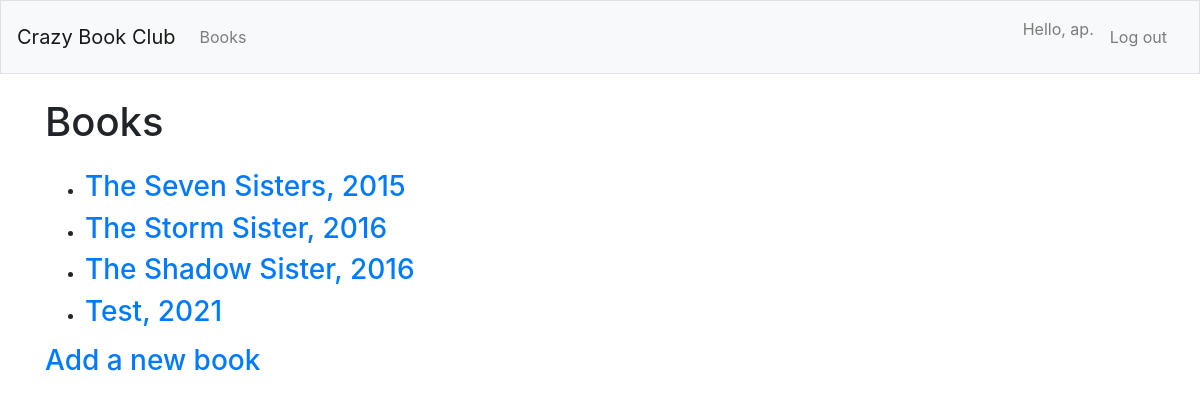
The app's page /books/ (signed in) with its own data.
### crazy_book_club_app/models.py (models this page shows)
class Book(models.Model):
    name = models.CharField(max_length=200) #Name of the book
    authors = models.JSONField(CharField(max_length=200)) #List of authors
    year_published = models.IntegerField()
    date_added = models.DateTimeField(auto_now_add = True) #Automatically save the date when added
    date_modified = models.DateTimeField(auto_now = True) #Automatically save the date when modified
    owner = models.ForeignKey(User, on_delete=models.CASCADE)
    def __str__(self):
        return self.name + ", " + str(self.year_published) #+ self.authors_parsed

### crazy_book_club_app/views.py (the view)
# urls.py: path('books/', views.books, name = 'books'),
def books(request):
    books = Book.objects.filter(owner=request.user).order_by('date_added')
    context = {'books': books}
    return render(request, 'crazy_book_club_app/books.html', context)

### crazy_book_club_app/templates/crazy_book_club_app/books.html
{% extends "crazy_book_club_app/base.html" %}
{% block page_header %}
    <h1>Books</h1>
{% endblock page_header %}
{% block content %}
    <ul>
        {% for book in books %}
            <li><h3>
                <a href="{% url 'crazy_book_club_app:reviews' book.id %}">{{ book }}</a>
            </h3></li>
        {% empty %}
            <li><h3>No books have been added yet.</h3></li>
        {% endfor %}
    </ul>
    <h3><a href = "{% url 'crazy_book_club_app:new_book' %}">Add a new book</a></h3>
{% endblock content %}

### crazy_book_club_app/templates/crazy_book_club_app/base.html (shortened to what this page needs)
{% load bootstrap4 %}
<!doctype html>
<html lang="en">
<head>
    {% bootstrap_css %}
</head>
<body>
    <nav class="navbar navbar-expand-md navbar-light bg-light mb-4 border">
        <a class="navbar-brand" href="{% url 'crazy_book_club_app:index' %}">Crazy Book Club</a>
        <div class="collapse navbar-collapse" id="navbarCollapse">
            <ul class="navbar-nav mr-auto">
                <li class="nav-item">
                    <a class="nav-link" href="{% url 'crazy_book_club_app:books' %}">
                        Books
                    </a>
                </li>
            </ul>
            <ul class="navbar-nav ml-auto">
                {% if user.is_authenticated %}
                    <li class="nav-item">
                        <span class="navbar-text">
                            Hello, {{user.username}}.
                        </span>
                    </li>
                    <li class ="nav-link">
                        <a class="nav-link" href="{% url 'users:logout' %}">
                            Log out
                        </a>
                    </li>
                {% endif %}
            </ul>
        </div>
    </nav>
    <main role="main" class="container">
        <div class="pb-2 mb-2 border=bottom">
            {% block page_header %}{% endblock page_header %}
        </div>
        <div>
            {% block content %}{% endblock content %}
        </div>
    </main>
</body>
</html>

### records on screen
Book: name+year_published "The Seven Sisters, 2015"
Book: name+year_published "The Storm Sister, 2016"
Book: name+year_published "The Shadow Sister, 2016"
Book: name+year_published "Test, 2021"

### other values on screen
{{ user.username }} "ap"
